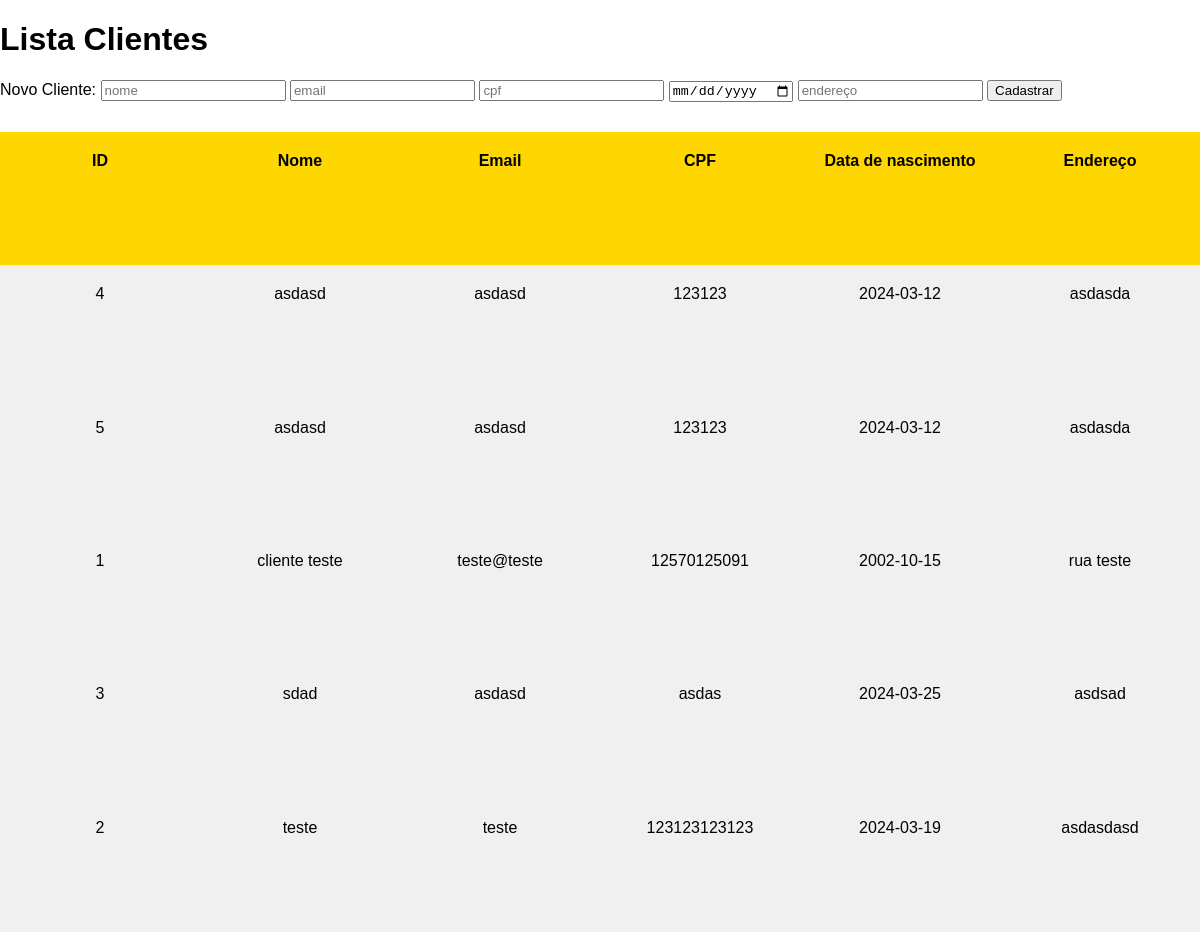
Page /views/clientes.php (signed in) on the committed database.
### tables this page shows
CREATE TABLE `clientes` (
  `id` int(11) NOT NULL AUTO_INCREMENT,
  `email` varchar(255) NOT NULL,
  `cpf` varchar(255) NOT NULL,
  `data_nascimento` varchar(255) NOT NULL,
  `endereco` varchar(255) NOT NULL,
  `nome` varchar(255) NOT NULL,
  PRIMARY KEY (`id`)
);

### Models/Cliente.php (called while the page is built, shortened)
<?php
class Cliente
{
    private $clientes = [];
    public function getAllClientes()
    {
        include "../db_conn.php";
        $sql = "SELECT * FROM clientes order by nome";
        $result = mysqli_query($conn, $sql);
        while($row = $result->fetch_assoc()) {
            $this->clientes[] = $row;
        }
        return json_encode($this->clientes);
    }
}

### controllers/ClienteController.php (called while the page is built, shortened)
<?php
require_once '../Models/Cliente.php';
class ClienteController
{
    private $clienteModel;
    public function __construct()
    {
        $this->clienteModel = new Cliente();
    }
    public function showClientes()
    {
        return $this->clienteModel->getAllClientes();
    }
}

### views/clientes.php (the view, shortened to what this page needs)
<?php
require_once '../controllers/ClienteController.php';
$clienteController = new ClienteController();
$clientes = json_decode($clienteController->showClientes());
?>
<!DOCTYPE html>
<html lang="en">
    <head>
        <link rel="stylesheet" type="text/css" href="style.css">
    </head>
    <body>
        <h1>Lista Clientes</h1>
        <form action="clientes.php" method="post">
            <label for="cliente">Novo Cliente:</label>
            <input type="text" name="nome" required placeholder="nome">
            <input type="text" name="email" required placeholder="email">
            <input type="text" name="cpf" required placeholder="cpf">
            <input type="date" name="data_nascimento" required placeholder="data de nascimento">
            <input type="text" name="endereco" required placeholder="endereço">
            <button type="submit">Cadastrar</button>
        </form>
        <div class="clientes-grid">
            <div class="item grid-title">
                ID
            </div>
            <div class="item grid-title">
                Nome
            </div>
            <div class="item grid-title">
                Email
            </div>
            <div class="item grid-title">
                CPF
            </div>
            <div class="item grid-title">
                Data de nascimento
            </div>
            <div class="item grid-title">
                Endereço
            </div>
            <?php foreach ($clientes as $cliente): ?>
                <div class="item">
                    <?php echo $cliente->id; ?>
                </div>
                <div class="item">
                    <?php echo $cliente->nome; ?>
                </div>
                <div class="item">
                    <?php echo $cliente->email; ?>
                </div>
                <div class="item">
                    <?php echo $cliente->cpf; ?>
                </div>
                <div class="item">
                    <?php echo $cliente->data_nascimento; ?>
                </div>
                <div class="item">
                    <?php echo $cliente->endereco; ?>
                </div>
            <?php endforeach; ?>
        </div>
    </body>
</html>

### views/style.css (style rules this page uses)
body { font-family: Arial, sans-serif; margin: 0; padding: 0; }
.clientes-grid { display: grid; grid-template-columns: repeat(6, 1fr); height: 800px; overflow: auto; margin-top: 30px; }
.item { background-color: #f0f0f0; padding: 20px; text-align: center; }
.grid-title { font-weight: bold; background-color: gold; }

### rows in the picture
clientes: id "4", nome "asdasd", email "asdasd", cpf "123123", data_nascimento "2024-03-12", endereco "asdasda"
clientes: id "5", nome "asdasd", email "asdasd", cpf "123123", data_nascimento "2024-03-12", endereco "asdasda"
clientes: id "1", nome "cliente teste", email "teste@teste", cpf "12570125091", data_nascimento "2002-10-15", endereco "rua teste"
clientes: id "3", nome "sdad", email "asdasd", cpf "asdas", data_nascimento "2024-03-25", endereco "asdsad"
clientes: id "2", nome "teste", email "teste", cpf "123123123123", data_nascimento "2024-03-19", endereco "asdasdasd"
